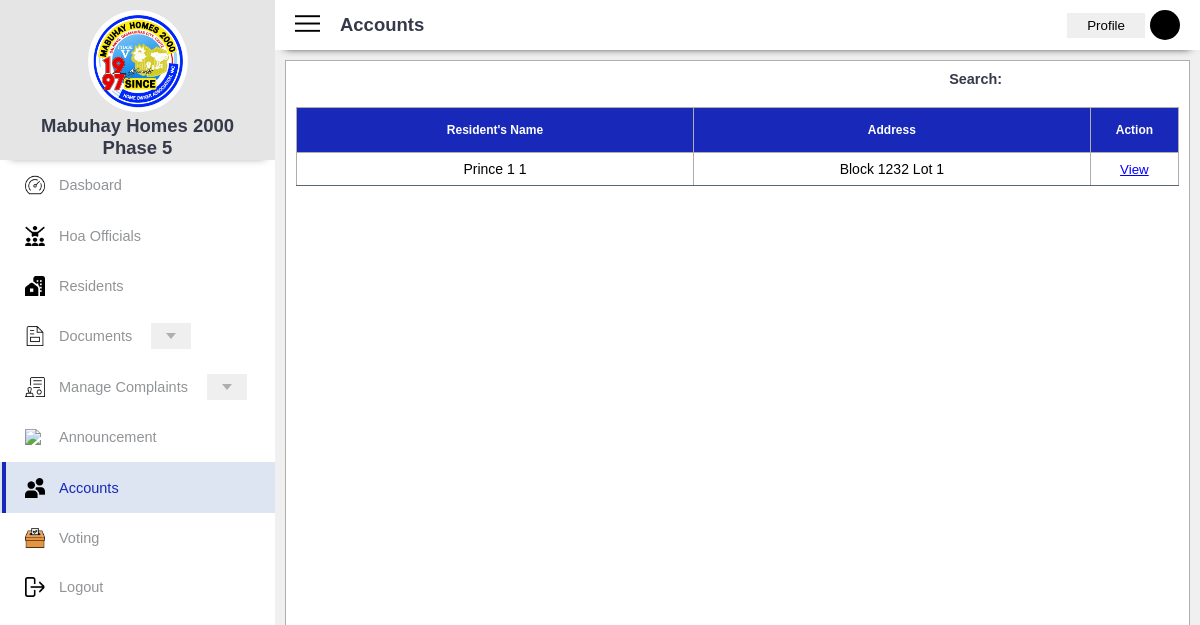
Before: /Accounts.php (signed in) with the older database file.
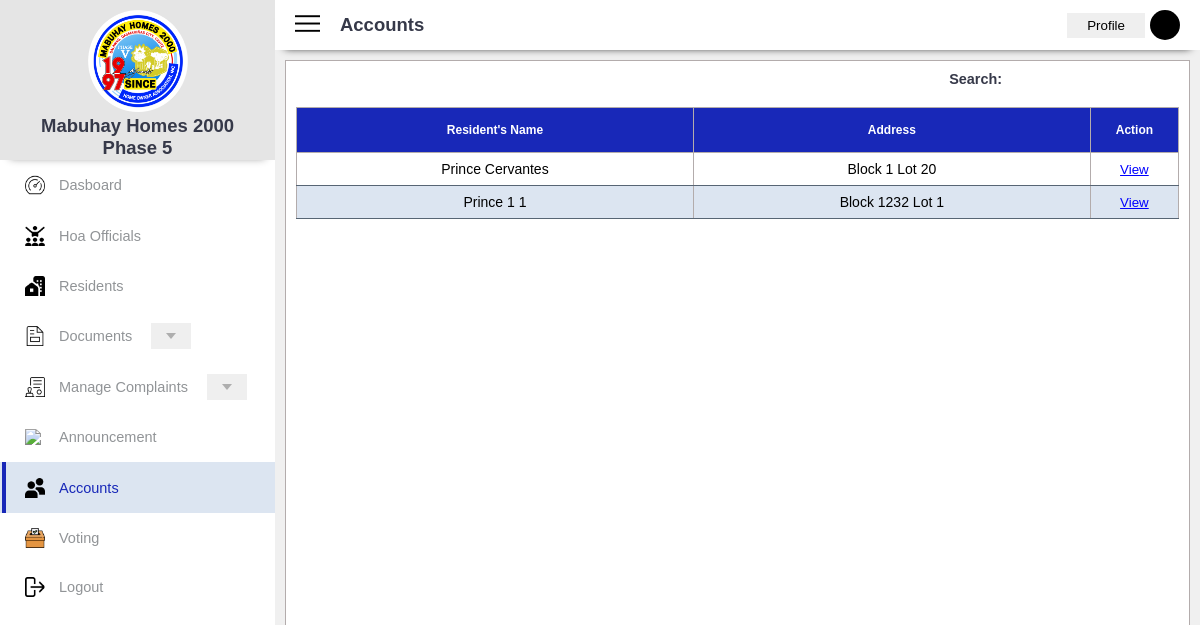
After: the same page with the newer database file.
### tables this page shows
CREATE TABLE `tblresident` (
  `user_id` int(11) NOT NULL,
  `unique_id` varchar(255) NOT NULL,
  `access` varchar(255) NOT NULL,
  `first_name` varchar(50) NOT NULL,
  `middle_name` varchar(50) NOT NULL,
  `last_name` varchar(50) NOT NULL,
  `suffix` varchar(255) NOT NULL,
  `sex` varchar(20) NOT NULL,
  `age` int(11) NOT NULL,
  `pwd` varchar(255) NOT NULL,
  `pwd_id` varchar(255) NOT NULL,
  `birthday` varchar(50) NOT NULL,
  `birthplace` varchar(150) NOT NULL,
  `citizenship` varchar(50) NOT NULL,
  `block` int(11) NOT NULL,
  `lot` int(11) NOT NULL,
  `street_name` varchar(255) NOT NULL,
  `phone_number` bigint(20) NOT NULL,
  `ec_name` varchar(255) NOT NULL,
  `ec_phone_num` bigint(20) NOT NULL,
  `ec_relship` varchar(255) NOT NULL,
  `ec_address` varchar(255) NOT NULL
);

### Accounts.php (the view, shortened to what this page needs)
<?php
$conn = connection();
?>
<!DOCTYPE html>
<html lang="en">
<head>
    <link rel="stylesheet" href="CSS/Accounts.css">
</head>
</head>
<body>
<div class="mainDashboardContainer">
        <div class="secMainDash">
            <div class="sidebarContainer sideActive" id="sidebar">
                <div class="headerTop">
                    <img class="img-logo" src="Pictures/Mabuhay_Logo.png">
                    <h2 class="MabuhayName"> Mabuhay Homes 2000 <br> Phase 5 </h2>
                </div>
                <div class="DagdagNanaman">
                    <a href="DashBoard.php" class="sideside">
                        <img class="img-sideboard" src="Pictures/Dashboard2.png">
                        <span> Dasboard </span>
                    </a>
                    <a href="HoaOfficials.php" class="sideside">
                        <img class="img-sideboard" src="Pictures/Officials.png">
                        <span> Hoa Officials </span>
                    </a>
                    <a href="Residents.php" class="sideside">
                        <img class="img-sideboard" src="Pictures/Residents2.png">
                        <span> Residents </span>
                    </a>
                    <div class="documentsContainer">
                        <a href="Documents.php" class="sideside" id="documentsDropdown">
                            <img class="img-sideboard" src="Pictures/Documents2.png">
                            <span> Documents </span>
                            <button class="buttonEme3">
                                <div class="eme3"></div>
                            </button>
                        </a>
                    </div>
                    <div class="complaintsContainer">
                        <a href="Complaints.php" class="sideside" id="complaintsDropdown">
                            <img class="img-sideboard" src="Pictures/ComplaintsCap.png">
                            <span> Manage Complaints</span>
                            <button class="buttonEme2">
                                <div class="eme2"></div>
                            </button>
                        </a>
                    </div>
                    <a href="AnnouncementTable.php" class="sideside">
                        <img class="img-sideboard" src="Pictures/Announcement.png">
                        <span> Announcement </span>
                    </a>
                    <a href="Accounts.php" class="sideside">
                        <img class="img-sideboard" src="Pictures/Accounts2.png">
                        <span> Accounts </span>
                    </a>
                    <a href="Voting.php" class="sideside">
                        <img class="img-sideboard" src="Pictures/voting.png">
                        <span> Voting </span>
                    </a>
                    <a href="Logout.php" class="sideside">
                        <img class="img-sideboard" src="Pictures/logout.png">
                        <span> Logout </span>
                    </a>
                </div>
            </div>
            <div class="MainBodyContainerr MainBodyConActivee">
                <div class="headerTopMain">
                    <div class="HamburgerandOthers">
                        <div class="memuIcon">
                            <img id="menuBtn" class="menu" src="Pictures/menu-hamburger.png">
                        </div>
                        <div class="NamesModuleCon">
                            <h2 class="namePerModule"> Accounts </h2>
                        </div>
                    </div>
                    <div class="ProfileViewww">
                        <button id="myProfileBtn" type="button" class="profileBtn">
                            <label> Profile </label>
                        </button>
                        <div class="user-img"></div>
                    </div>
                </div>
                <div class="MainContainerForTables">
                    <div class="MainContainerAll">
                        <div class="SearchInAccounts">
                            <h3> Search: </h3>
                            <input type="search">
                        </div>
                        <div class="AccountsTableContainer">
                            <table>
                                <thead>
                                    <tr>
                                        <th style="width:45%"> Resident's Name </th>
                                        <th style="width:45%"> Address </th>
                                        <th style="width:10%"> Action </th>
                                    </tr>
                                    <tbody>
                                        <?php
                                            $query = "SELECT tblresident.*, tblaccounts.otp, tblaccounts.unique_id
                                                        FROM tblresident
                                                        JOIN tblaccounts ON tblresident.unique_id = tblaccounts.unique_id
                                                        WHERE tblresident.access = 'Pending' AND tblaccounts.otp = 'Verified'
                                                        ORDER BY tblresident.user_id DESC;
                                                        ";
                                            $result = mysqli_query($conn, $query);
                                            if($result){
                                                if (mysqli_num_rows($result) > 0) {
                                                  while ($row = mysqli_fetch_assoc($result)) {
                                                    ?>
                                                      <tr>
                                                          <td><?php echo $row['first_name'] . " " . $row['middle_name'] . " " . $row['last_name']; ?></td>
                                                          <td><?php echo "Block " . $row['block'] . " Lot " . $row['lot'] ?></td>
                                                          <td>
                                                              <button class="AccViewBtn BiyuModal"> View </button>
                                                          </td>
                                                      </tr>
                                                    <?php
                                                  }
                                                } else {
                                                ?>
                                                  <tr>
                                                      <td colspan="3">No pending account found.</td>
                                                  </tr>
                                                <?php
                                                }
                                            } else {
                                                echo "Query failed: " . mysqli_error($conn);
                                            }
                                        ?>
                                    </tbody>
                                </thead>
                            </table>
                        </div>
                    </div>
                </div>
            </div>
        </div>
    </div>
</body>
</html>

Changed rows visible on the page:
added tblresident: first_name "Prince", last_name "Cervantes", block "1", lot "20"
